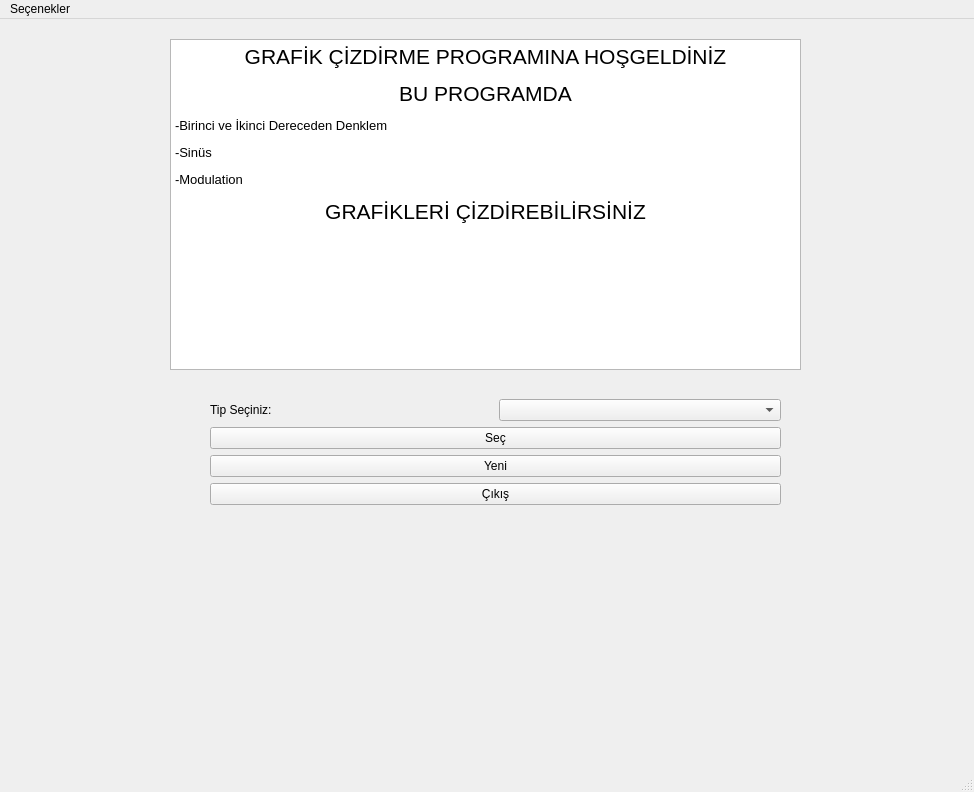
<?xml version="1.0" encoding="UTF-8"?>
<ui version="4.0">
 <class>MainWindow</class>
 <widget class="QMainWindow" name="MainWindow">
  <property name="geometry">
   <rect>
    <x>0</x>
    <y>0</y>
    <width>974</width>
    <height>792</height>
   </rect>
  </property>
  <property name="windowTitle">
   <string>Plotter</string>
  </property>
  <property name="windowIcon">
   <iconset>
    <normaloff>icon.png</normaloff>icon.png</iconset>
  </property>
  <widget class="QWidget" name="centralwidget">
   <widget class="QWidget" name="gridLayoutWidget">
    <property name="geometry">
     <rect>
      <x>210</x>
      <y>380</y>
      <width>571</width>
      <height>301</height>
     </rect>
    </property>
    <layout class="QGridLayout" name="gridLayout">
     <property name="sizeConstraint">
      <enum>QLayout::SetMaximumSize</enum>
     </property>
     <item row="0" column="0">
      <widget class="QLabel" name="label">
       <property name="enabled">
        <bool>true</bool>
       </property>
       <property name="text">
        <string>Tip Seçiniz:</string>
       </property>
      </widget>
     </item>
     <item row="0" column="1">
      <widget class="QComboBox" name="sec_dnk_tip"/>
     </item>
     <item row="3" column="0" colspan="2">
      <widget class="QPushButton" name="bt_cikis">
       <property name="text">
        <string>Çıkış</string>
       </property>
      </widget>
     </item>
     <item row="1" column="0" colspan="2">
      <widget class="QPushButton" name="bt_sec">
       <property name="text">
        <string>Seç</string>
       </property>
      </widget>
     </item>
     <item row="2" column="0" colspan="2">
      <widget class="QPushButton" name="bt_yeni">
       <property name="text">
        <string>Yeni</string>
       </property>
      </widget>
     </item>
    </layout>
   </widget>
   <widget class="QLabel" name="txt_giris_2">
    <property name="enabled">
     <bool>true</bool>
    </property>
    <property name="geometry">
     <rect>
      <x>140</x>
      <y>500</y>
      <width>281</width>
      <height>22</height>
     </rect>
    </property>
    <property name="text">
     <string/>
    </property>
   </widget>
   <widget class="QTextBrowser" name="textBrowser">
    <property name="geometry">
     <rect>
      <x>170</x>
      <y>20</y>
      <width>631</width>
      <height>331</height>
     </rect>
    </property>
    <property name="html">
     <string>&lt;!DOCTYPE HTML PUBLIC &quot;-//W3C//DTD HTML 4.0//EN&quot; &quot;http://www.w3.org/TR/REC-html40/strict.dtd&quot;&gt;
&lt;html&gt;&lt;head&gt;&lt;meta name=&quot;qrichtext&quot; content=&quot;1&quot; /&gt;&lt;style type=&quot;text/css&quot;&gt;
p, li { white-space: pre-wrap; }
&lt;/style&gt;&lt;/head&gt;&lt;body style=&quot; font-family:'MS Shell Dlg 2'; font-size:7.8pt; font-weight:400; font-style:normal;&quot;&gt;
&lt;p align=&quot;center&quot; style=&quot; margin-top:12px; margin-bottom:12px; margin-left:0px; margin-right:0px; -qt-block-indent:0; text-indent:0px;&quot;&gt;&lt;span style=&quot; font-size:16pt;&quot;&gt;GRAFİK ÇİZDİRME PROGRAMINA HOŞGELDİNİZ&lt;/span&gt;&lt;/p&gt;
&lt;p align=&quot;center&quot; style=&quot; margin-top:12px; margin-bottom:12px; margin-left:0px; margin-right:0px; -qt-block-indent:0; text-indent:0px;&quot;&gt;&lt;span style=&quot; font-size:16pt;&quot;&gt;BU PROGRAMDA&lt;/span&gt;&lt;/p&gt;
&lt;p style=&quot; margin-top:12px; margin-bottom:12px; margin-left:0px; margin-right:0px; -qt-block-indent:0; text-indent:0px;&quot;&gt;&lt;span style=&quot; font-size:10pt;&quot;&gt;-Birinci ve İkinci Dereceden Denklem&lt;/span&gt;&lt;/p&gt;
&lt;p style=&quot; margin-top:12px; margin-bottom:12px; margin-left:0px; margin-right:0px; -qt-block-indent:0; text-indent:0px;&quot;&gt;&lt;span style=&quot; font-size:10pt;&quot;&gt;-Sinüs&lt;/span&gt;&lt;/p&gt;
&lt;p style=&quot; margin-top:12px; margin-bottom:12px; margin-left:0px; margin-right:0px; -qt-block-indent:0; text-indent:0px;&quot;&gt;&lt;span style=&quot; font-size:10pt;&quot;&gt;-Modulation&lt;/span&gt;&lt;/p&gt;
&lt;p align=&quot;center&quot; style=&quot; margin-top:12px; margin-bottom:12px; margin-left:0px; margin-right:0px; -qt-block-indent:0; text-indent:0px;&quot;&gt;&lt;span style=&quot; font-size:16pt;&quot;&gt;GRAFİKLERİ ÇİZDİREBİLİRSİNİZ&lt;/span&gt;&lt;/p&gt;&lt;/body&gt;&lt;/html&gt;</string>
    </property>
   </widget>
  </widget>
  <widget class="QMenuBar" name="menubar">
   <property name="geometry">
    <rect>
     <x>0</x>
     <y>0</y>
     <width>974</width>
     <height>26</height>
    </rect>
   </property>
   <widget class="QMenu" name="menuSe_enekler">
    <property name="title">
     <string>Seçenekler</string>
    </property>
    <addaction name="action_cikis"/>
   </widget>
   <addaction name="menuSe_enekler"/>
  </widget>
  <widget class="QStatusBar" name="statusbar"/>
  <action name="action_cikis">
   <property name="text">
    <string>Çıkış</string>
   </property>
  </action>
 </widget>
 <resources/>
 <connections/>
</ui>
